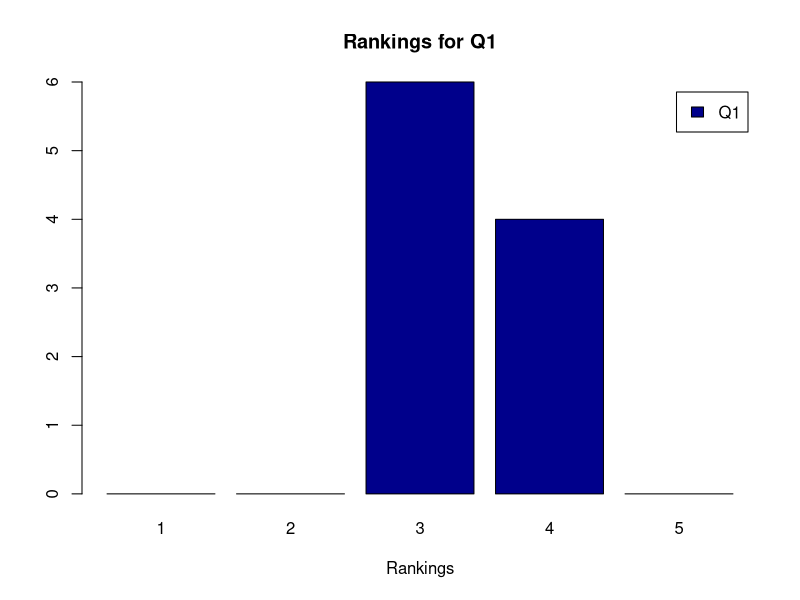
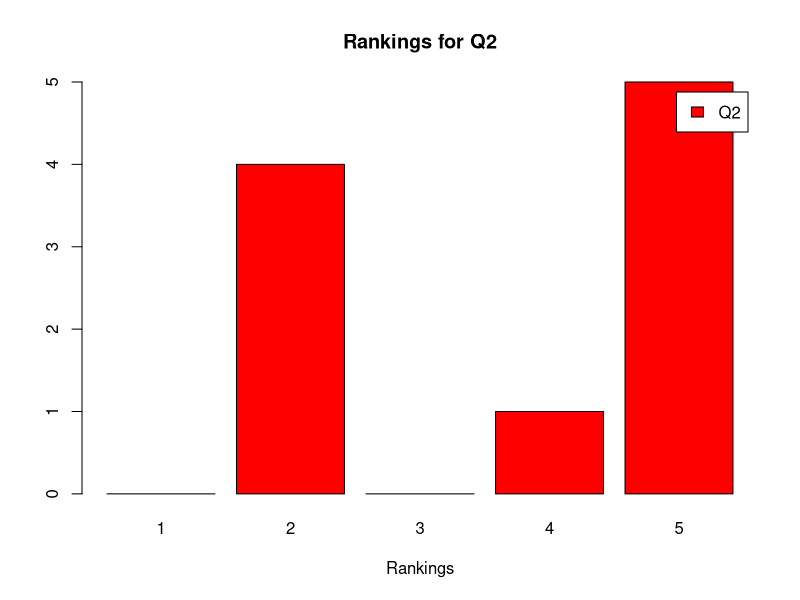
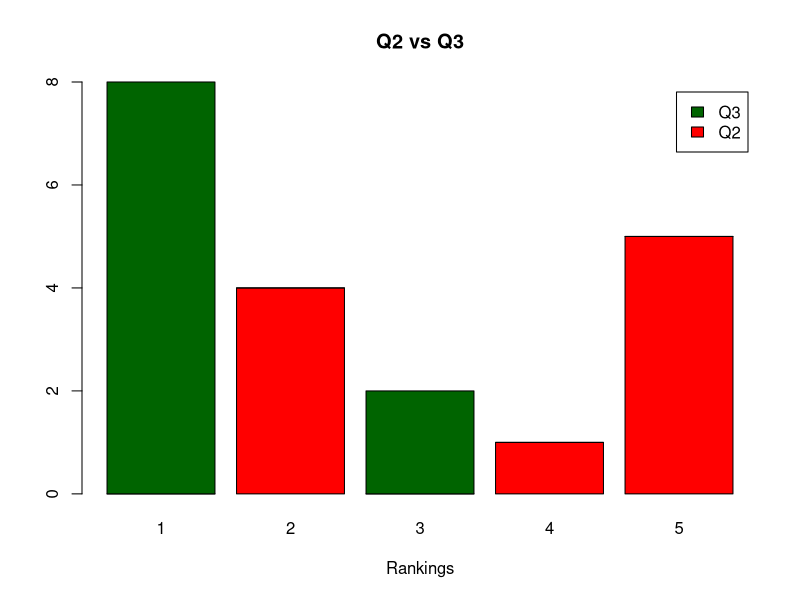
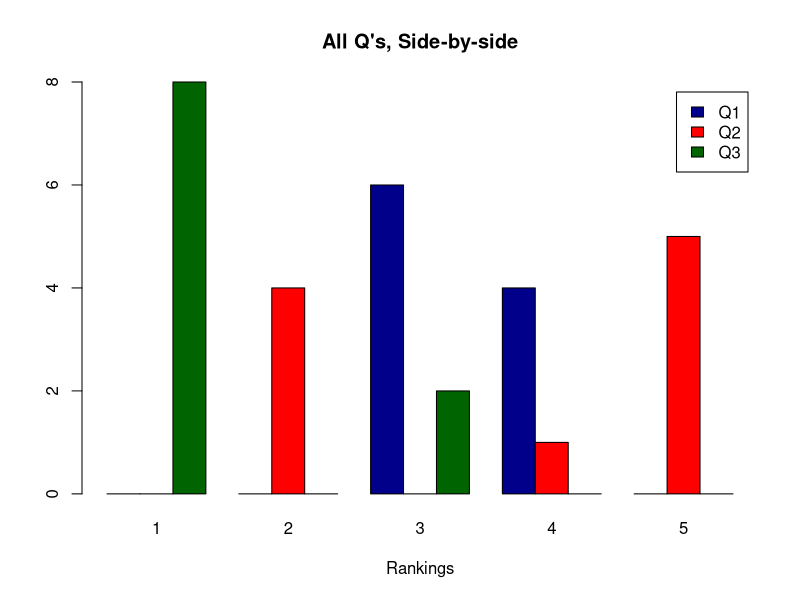

These charts were generated, in order, by the following R code:
## Q 4.1
#  1. create separate tables for Q1 and Q2 
#  ... copying in directly from text, so
#      we will need to delete the leading column
#      for Students ...
tmp <- read.table(textConnection("1 3 5 1
2 3 2 3
3 3 5 1
4 4 5 1
5 3 2 1
6 4 2 3
7 3 5 1
8 4 5 1
9 3 4 1
10 4 2 1"))
#  ... transpose and add rownames, 
#      to make it easier to read ...
tmp <- t(tmp[-1])
rownames(tmp) <- c('Q1', 'Q2', 'Q3')

#  table for Q1
q1 <- factor(rep('Q1', 10))
r1 <- factor(tmp[1,], levels=c(1,2,3,4,5))
table.q1 <- table(q1, r1)
png(filename='images/4-1-1a.png')
barplot(table.q1, 
        main="Rankings for Q1",
	xlab="Rankings",
        col='darkblue', 
	legend.text=T)
dev.off()

#  table for Q2
q2 <- factor(rep('Q2', 10))
r2 <- factor(tmp[2,], levels=c(1,2,3,4,5))
table.q2 <- table(q2, r2)
png(filename='images/4-1-1b.png')
barplot(table.q2, 
        main="Rankings for Q2",
	xlab="Rankings",
        col='red', 
	legend.text=T)
dev.off()

#  2. create a contigency table
q1_2 <- factor(rep(c('Q1', 'Q2'), each=10))
r1_2 <- factor(append(tmp[1,], tmp[2,]), levels=c(1,2,3,4,5))
table(q1_2, r1_2)

#  3. stacked table of Q2 and Q3
png(filename='images/4-1-3.png')
q2_3 <- factor(rep(c('Q2', 'Q3'), each=10))
r2_3 <- factor(append(tmp[2,], tmp[3,]), levels=c(1,2,3,4,5))
table.q2_3 = table(q2_3, r2_3)
barplot(table.q2_3, 
        main="Q2 vs Q3",
	xlab="Rankings",
	col=c('red', 'darkgreen'),
	legend=T)
dev.off()

#  4. all Q's, side-by-side
png(filename='images/4-1-4.png')
q.all <- factor(rep(c('Q1', 'Q2', 'Q3'), each=10))
r.all <- factor(append(append(tmp[1,], tmp[2,]), tmp[3,]), levels=c(1,2,3,4,5))
table.all <- table(q.all, r.all)
barplot(table.all, 
        main="All Q's, Side-by-side",
	xlab="Rankings",
	col=c('darkblue', 'red', 'darkgreen'),
	legend=T,
	beside=T)
dev.off()

#4


## Q 4


